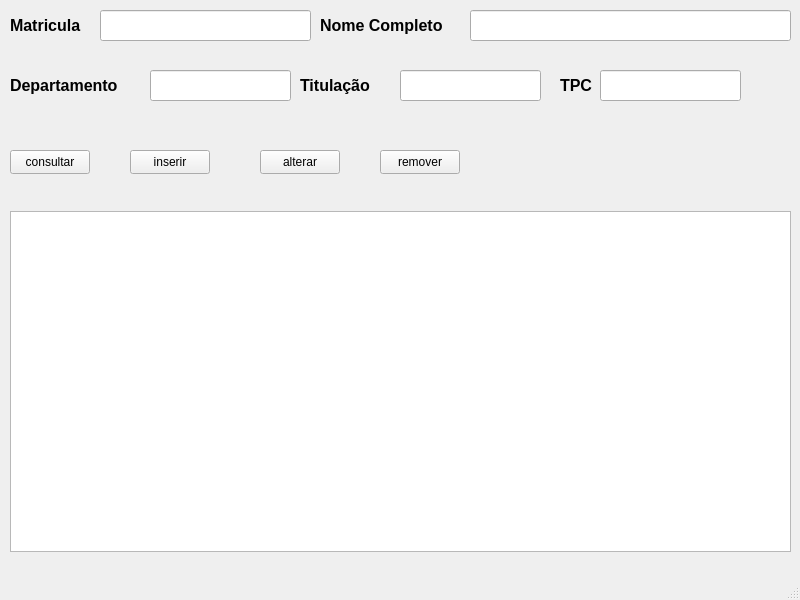
<?xml version="1.0" encoding="UTF-8"?>
<ui version="4.0">
 <class>MainWindow</class>
 <widget class="QMainWindow" name="MainWindow">
  <property name="geometry">
   <rect>
    <x>0</x>
    <y>0</y>
    <width>800</width>
    <height>600</height>
   </rect>
  </property>
  <property name="windowTitle">
   <string>Atividade 13</string>
  </property>
  <widget class="QWidget" name="centralwidget">
   <widget class="QTableWidget" name="tableWidget_saida_dados">
    <property name="geometry">
     <rect>
      <x>10</x>
      <y>211</y>
      <width>781</width>
      <height>341</height>
     </rect>
    </property>
   </widget>
   <widget class="QLineEdit" name="lineEdit_matricula">
    <property name="geometry">
     <rect>
      <x>100</x>
      <y>10</y>
      <width>211</width>
      <height>31</height>
     </rect>
    </property>
   </widget>
   <widget class="QLabel" name="label">
    <property name="geometry">
     <rect>
      <x>10</x>
      <y>10</y>
      <width>101</width>
      <height>31</height>
     </rect>
    </property>
    <property name="text">
     <string>&lt;html&gt;&lt;head/&gt;&lt;body&gt;&lt;p&gt;&lt;span style=&quot; font-size:12pt; font-weight:600;&quot;&gt;Matricula&lt;/span&gt;&lt;/p&gt;&lt;/body&gt;&lt;/html&gt;</string>
    </property>
   </widget>
   <widget class="QLineEdit" name="lineEdit_nomeCompleto">
    <property name="geometry">
     <rect>
      <x>470</x>
      <y>10</y>
      <width>321</width>
      <height>31</height>
     </rect>
    </property>
   </widget>
   <widget class="QLabel" name="label_2">
    <property name="geometry">
     <rect>
      <x>320</x>
      <y>10</y>
      <width>161</width>
      <height>31</height>
     </rect>
    </property>
    <property name="text">
     <string>&lt;html&gt;&lt;head/&gt;&lt;body&gt;&lt;p&gt;&lt;span style=&quot; font-size:12pt; font-weight:600;&quot;&gt;Nome Completo&lt;/span&gt;&lt;/p&gt;&lt;/body&gt;&lt;/html&gt;</string>
    </property>
   </widget>
   <widget class="QPushButton" name="pushButton_inserir">
    <property name="geometry">
     <rect>
      <x>130</x>
      <y>150</y>
      <width>80</width>
      <height>24</height>
     </rect>
    </property>
    <property name="text">
     <string>inserir</string>
    </property>
   </widget>
   <widget class="QPushButton" name="pushButton_consultar">
    <property name="geometry">
     <rect>
      <x>10</x>
      <y>150</y>
      <width>80</width>
      <height>24</height>
     </rect>
    </property>
    <property name="text">
     <string>consultar</string>
    </property>
   </widget>
   <widget class="QPushButton" name="pushButton_alterar">
    <property name="geometry">
     <rect>
      <x>260</x>
      <y>150</y>
      <width>80</width>
      <height>24</height>
     </rect>
    </property>
    <property name="text">
     <string>alterar</string>
    </property>
   </widget>
   <widget class="QPushButton" name="pushButton_remover">
    <property name="geometry">
     <rect>
      <x>380</x>
      <y>150</y>
      <width>80</width>
      <height>24</height>
     </rect>
    </property>
    <property name="text">
     <string>remover</string>
    </property>
   </widget>
   <widget class="QLineEdit" name="lineEdit_departamento">
    <property name="geometry">
     <rect>
      <x>150</x>
      <y>70</y>
      <width>141</width>
      <height>31</height>
     </rect>
    </property>
   </widget>
   <widget class="QLabel" name="label_3">
    <property name="geometry">
     <rect>
      <x>10</x>
      <y>70</y>
      <width>141</width>
      <height>31</height>
     </rect>
    </property>
    <property name="text">
     <string>&lt;html&gt;&lt;head/&gt;&lt;body&gt;&lt;p&gt;&lt;span style=&quot; font-size:12pt; font-weight:600;&quot;&gt;Departamento&lt;/span&gt;&lt;/p&gt;&lt;/body&gt;&lt;/html&gt;</string>
    </property>
   </widget>
   <widget class="QLineEdit" name="lineEdit_titulacao">
    <property name="geometry">
     <rect>
      <x>400</x>
      <y>70</y>
      <width>141</width>
      <height>31</height>
     </rect>
    </property>
   </widget>
   <widget class="QLabel" name="label_4">
    <property name="geometry">
     <rect>
      <x>300</x>
      <y>70</y>
      <width>91</width>
      <height>31</height>
     </rect>
    </property>
    <property name="text">
     <string>&lt;html&gt;&lt;head/&gt;&lt;body&gt;&lt;p&gt;&lt;span style=&quot; font-size:12pt; font-weight:600;&quot;&gt;Titulação&lt;/span&gt;&lt;/p&gt;&lt;/body&gt;&lt;/html&gt;</string>
    </property>
   </widget>
   <widget class="QLineEdit" name="lineEdit_tipoContrato">
    <property name="geometry">
     <rect>
      <x>600</x>
      <y>70</y>
      <width>141</width>
      <height>31</height>
     </rect>
    </property>
   </widget>
   <widget class="QLabel" name="label_5">
    <property name="geometry">
     <rect>
      <x>560</x>
      <y>70</y>
      <width>41</width>
      <height>31</height>
     </rect>
    </property>
    <property name="text">
     <string>&lt;html&gt;&lt;head/&gt;&lt;body&gt;&lt;p&gt;&lt;span style=&quot; font-size:12pt; font-weight:600;&quot;&gt;TPC&lt;/span&gt;&lt;/p&gt;&lt;/body&gt;&lt;/html&gt;</string>
    </property>
   </widget>
  </widget>
  <widget class="QMenuBar" name="menubar">
   <property name="geometry">
    <rect>
     <x>0</x>
     <y>0</y>
     <width>800</width>
     <height>25</height>
    </rect>
   </property>
  </widget>
  <widget class="QStatusBar" name="statusbar"/>
 </widget>
 <tabstops>
  <tabstop>lineEdit_matricula</tabstop>
  <tabstop>lineEdit_nomeCompleto</tabstop>
  <tabstop>pushButton_consultar</tabstop>
  <tabstop>pushButton_inserir</tabstop>
  <tabstop>pushButton_alterar</tabstop>
  <tabstop>pushButton_remover</tabstop>
  <tabstop>tableWidget_saida_dados</tabstop>
 </tabstops>
 <resources/>
 <connections/>
</ui>
